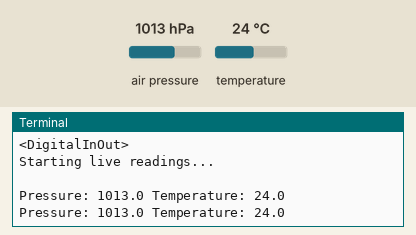
Simulated run of this program. Board: Raspberry Pi (BCM pin numbers). Parts: the last lines printed to the terminal. Inputs (shaded band) come from the test bench; at power-on: air pressure 1013 hPa, temperature 24 °C. Files the program writes start out absent; the clock reads 2024-03-15 10:24:30 at power-on unless the program sets it.

Above: at 1.2 s.
1.3 s: air pressure set to 952 hPa
At 2.6 s:
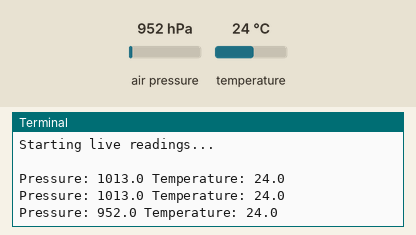
2.8 s: temperature set to 12 °C
At 3.4 s:
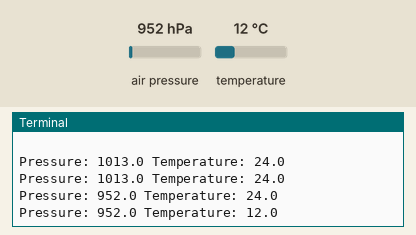
4.3 s: air pressure set to 975 hPa
At 5.8 s:
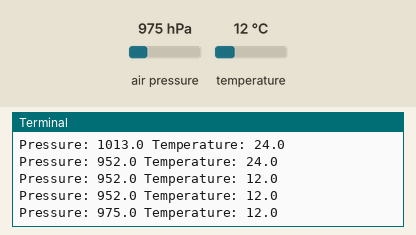
Timing chart, 0 to 7.3 s (numbered marks = the images above; inputs shaded):
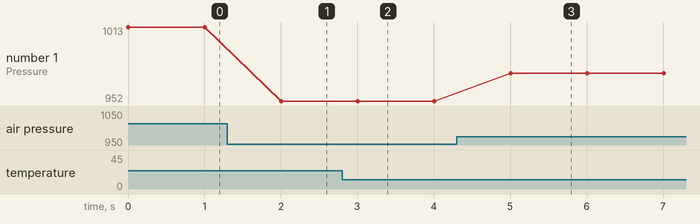

Measured:
- after the input at 1.3 s, the terminal: prints a new line after 0.70 s (image 1)
- after the input at 2.8 s, the terminal: prints a new line after 0.20 s (image 2)
- after the input at 4.3 s, the terminal: prints a new line after 0.71 s (image 3)
- plotted number 1: 1013 → 952 after the input at 1.3 s, 952 → 975 after the input at 4.3 s

The program:

altimeter.py
```python
import time
import board
import adafruit_bmp3xx
import digitalio
import csv

# set up pins for communicationo
spi = board.SPI()
print(spi)
cs = digitalio.DigitalInOut(board.D18)
print(cs)

# set up BMP
bmp = adafruit_bmp3xx.BMP3XX_SPI(spi, cs)

print("Starting live readings...\n")

start = time.time()

file = open("bmp_results.csv", "w", newline="")
writer = csv.writer(file)

# Write header
writer.writerow(["pressure", "temp"])

while time.time() - start < 500:
    pressure = bmp.pressure
    temp = bmp.temperature

    print("Pressure:", pressure, "Temperature:", temp)

    writer.writerow([pressure, temp])
    file.flush()          # ensures data is written immediately

    time.sleep(1)

file.close()

print("Done!")


#print("Pressure: {:6.1f}".format(bmp.pressure))
#print("Temperature: {:5.2}".format(bmp.temperature))
```
